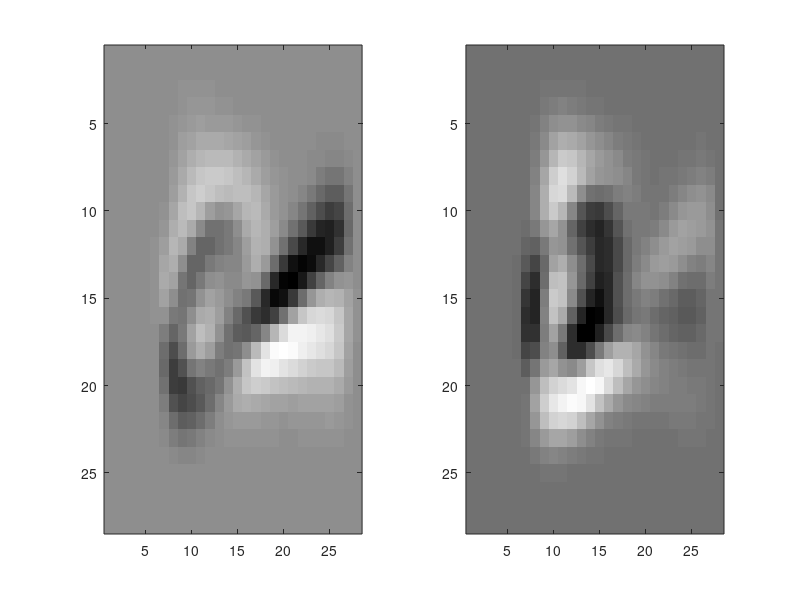

Reproduce this figure in MATLAB.
load('train79.mat');
trainData = d79;
load('test79.mat');
testData = d79;
X1 = [trainData(1: 1000, :); testData(1: 1000, :)];
X2 = [trainData(1001: 2000, :); testData(1001: 2000, :)];
X3 = [X1; X2];
X = X3;

X = X';
X = bsxfun(@minus, X, mean(X, 2));
s = cov(X');
[V, D] = eig(s);
[D order] = sort(diag(D), 'descend');       
V = V(:, order);

figure,subplot(1, 2, 1)
colormap gray
for i = 1:2
    subplot(1, 2, i)
    imagesc(reshape(V(:, i), 28, 28))
end